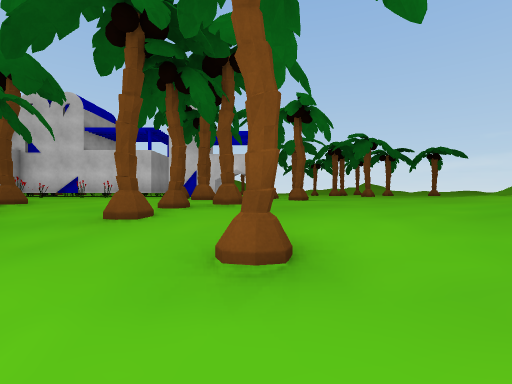
view 1 (above)

24 first-person views from a walk through a scene from a Unity 3-D project. The camera is 1.5 m above the floor, looks level and sees 85° across. The floor is counted in squares, 2 m on a side. Each view is taken from the middle of a square. On the plan, view 1 faces up. The plan holds only what a view shows up to about 10 squares ahead; the rest is blank. The place goes on beyond the plan.

view 2
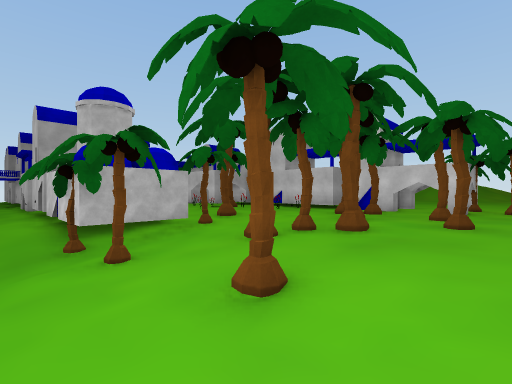

view 3
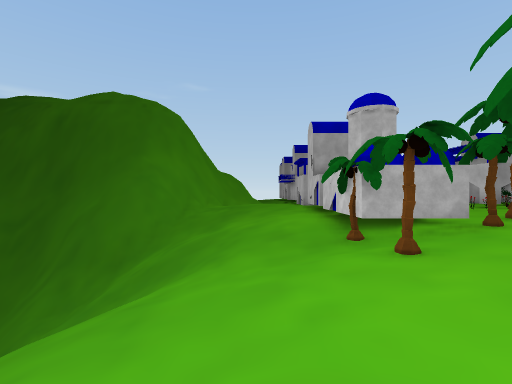

view 4
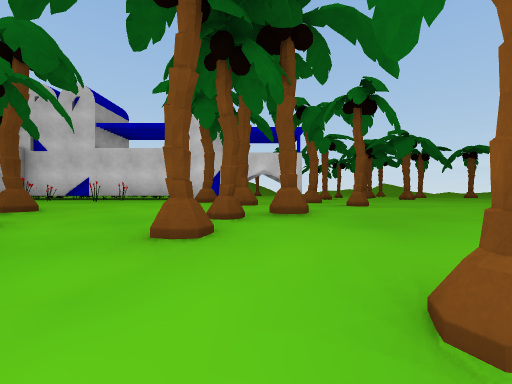

view 5
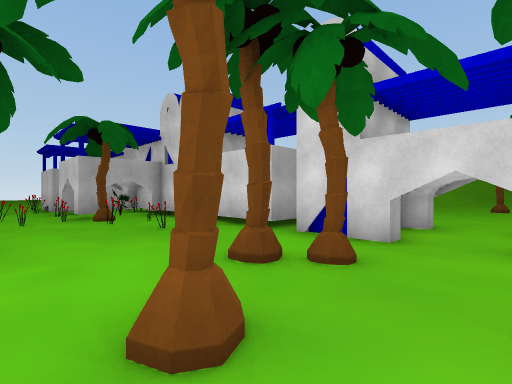

view 6
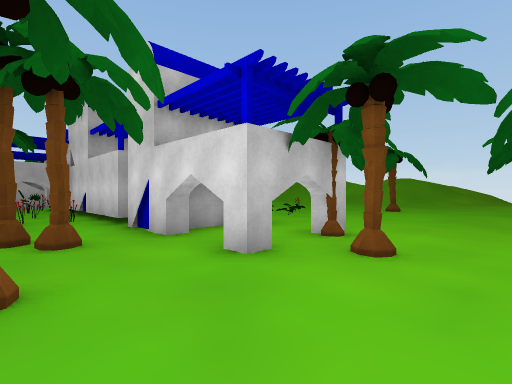

view 7
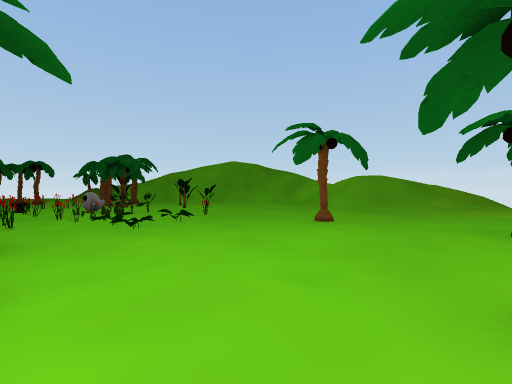

view 8
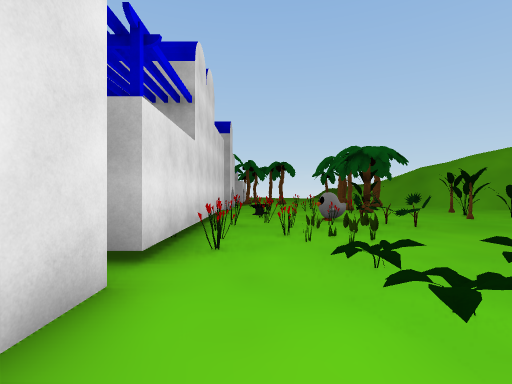

view 9
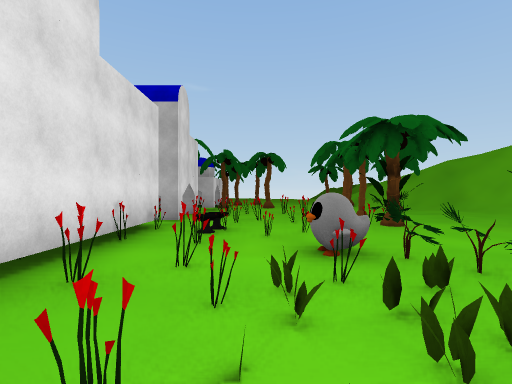

view 10
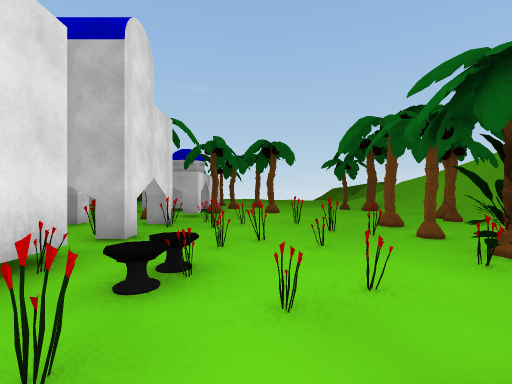

view 11
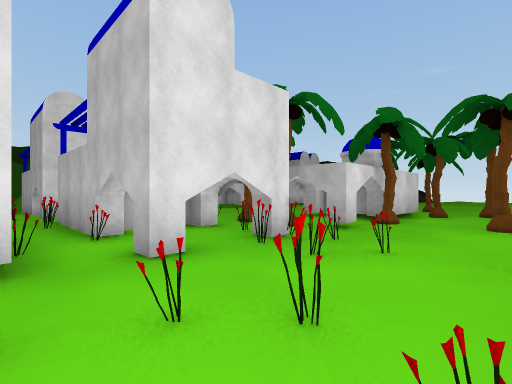

view 12
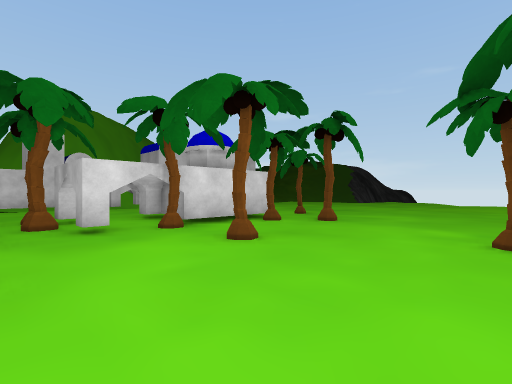

view 13
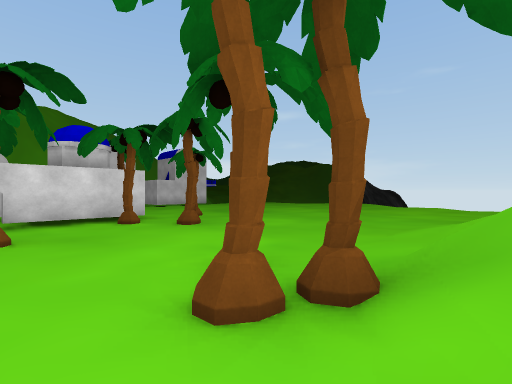

view 14
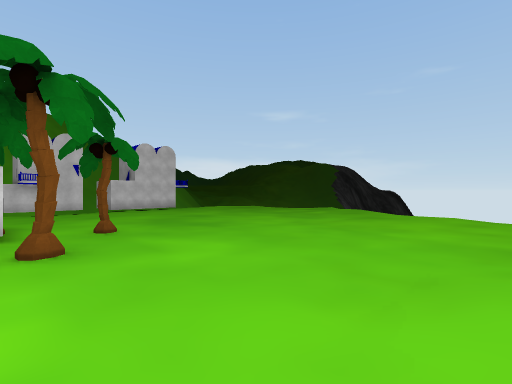

view 15
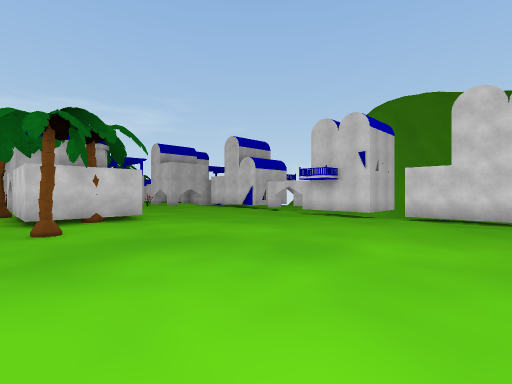

view 16
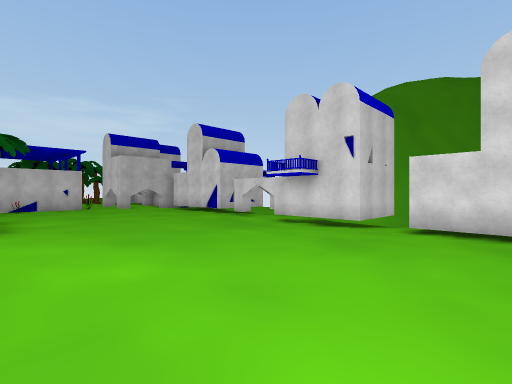

view 17
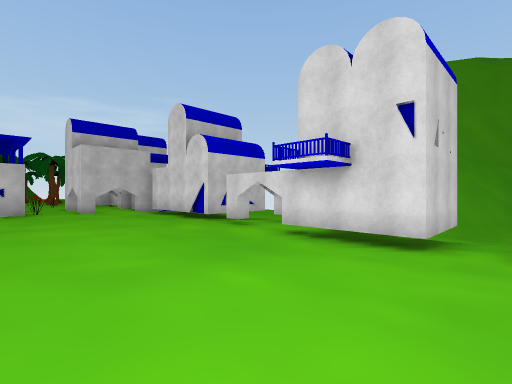

view 18
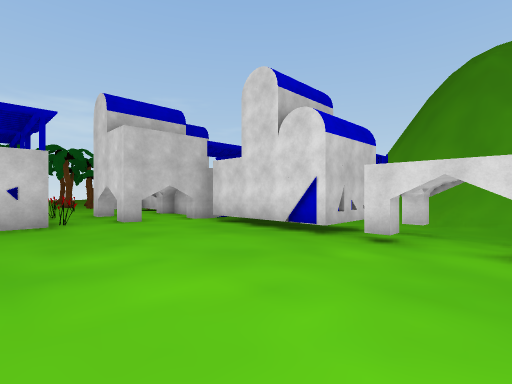

view 19
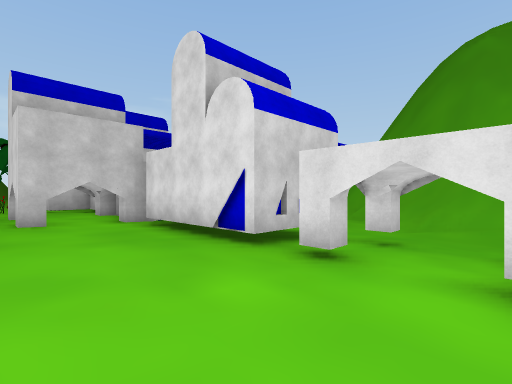

view 20
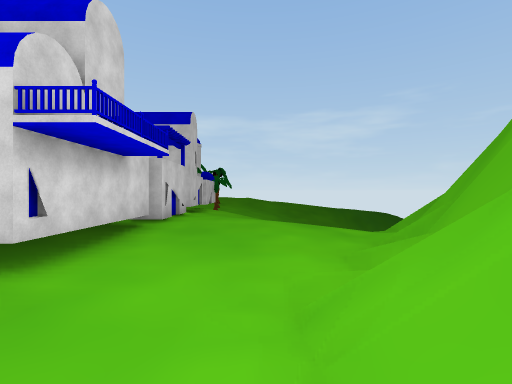

view 21
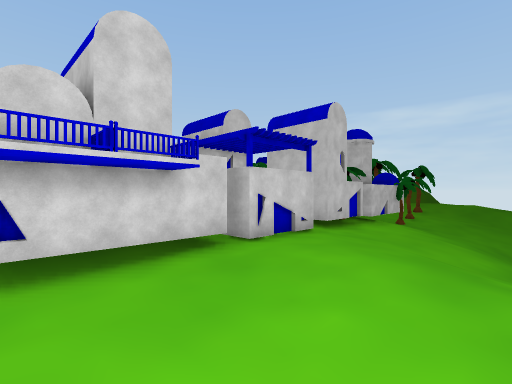

view 22
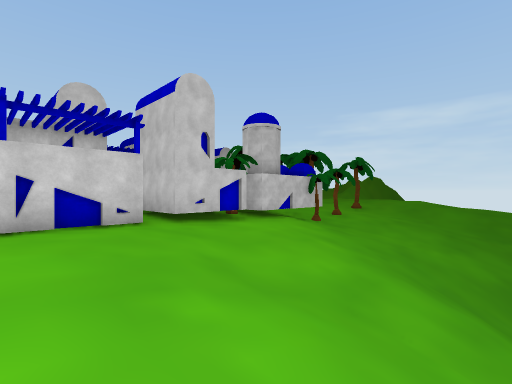

view 23
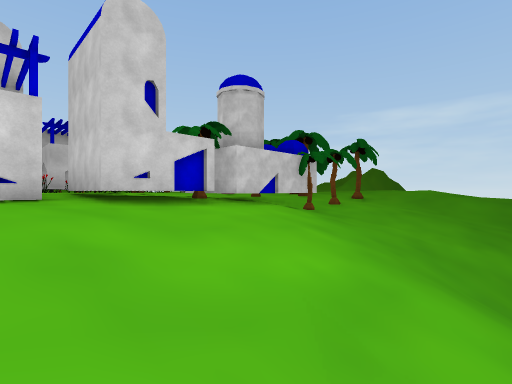

view 24
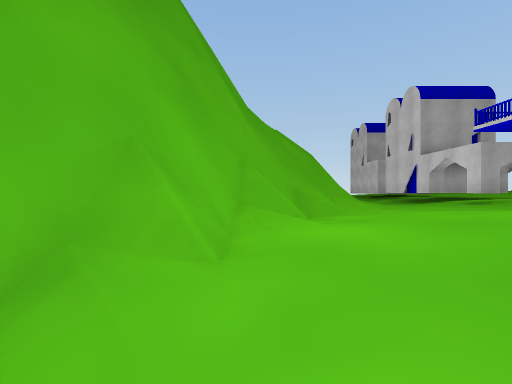

### Floor plan
Key: @ floor where view 1 was taken; # wall or solid block; x gap in a wall; . main floor; : floor 0.25 m higher than the main floor; - floor 0.5 m lower than the main floor; _ floor 0.75 m lower than the main floor; < floor 1.25 m lower than the main floor; / step, stairs or slope; O other object.
Columns run from 29 left of view 1 to 5 right of it. Each row starts with its distance up from view 1.
 21        ///// ..... #.     .......
 20 ..../////OO..OO.....#..  ........
 19 .........O........O.........O...O
 18 ...............OOOOO....O........
 17 ................O.OO.OO...O......
 16 ...........O..O.OO.O.OO..........
 15 .......O...#..O..O.O..O..OO.....O
 14 ........O.....OO..OOOOOOO........
 13 ......O.###O#.###.##########O#...O
 12 ........O # #O###x#  ##### O.O...
 11 ........#####O###O  ######OOOO.O.O
 10 ..............###.  #...O..OO......
  9 ..............###O OO.O.O..O.......
  8 ..............###O#O#OO....O.O#....
  7 ..-------............O......O.....
  6 -----------....##O.O.---O---..O..
  5  -------------####.#   --//-O/-..:
  4 ####-###-###########    #O/O-/-../
  3     /##---OO #-##-# OOOOO/////--/
  2     /###-#OOO#-##-###OOOO/O//O//
  1     ////_--------///////O///////
  0     </ ____--/--/////////////@ /
 -1     </ ///__/--/////////////// /
 -2     /####//_//////////////////
 -3     ##  ##//_/////////////////
 -4     #   ####.////////////////
 -5           ####//  //////////
 -6              ##      //
 -7                      //
 -8                      //

Where each view was taken, in squares from view 1:
view 1: 0 up, 0 right, facing up
view 2: 0 up, 2 right, facing up-left
view 3: 1 down, 2 right, facing left
view 4: 1 up, 1 left, facing up
view 5: 6 up, 0 right, facing up-left
view 6: 8 up, 3 right, facing up-left
view 7: 13 up, 3 right, facing up-left
view 8: 14 up, 1 left, facing left
view 9: 15 up, 5 left, facing left
view 10: 15 up, 8 left, facing left
view 11: 16 up, 11 left, facing down-left
view 12: 19 up, 15 left, facing down-left
view 13: 21 up, 18 left, facing down-left
view 14: 20 up, 21 left, facing down-left
view 15: 14 up, 29 left, facing down-right
view 16: 11 up, 28 left, facing down-right
view 17: 9 up, 26 left, facing down-right
view 18: 9 up, 22 left, facing down-right
view 19: 7 up, 22 left, facing down-right
view 20: 1 down, 22 left, facing right
view 21: 3 down, 19 left, facing up-right
view 22: 5 down, 15 left, facing up-right
view 23: 4 down, 13 left, facing up-right
view 24: 4 down, 13 left, facing left
